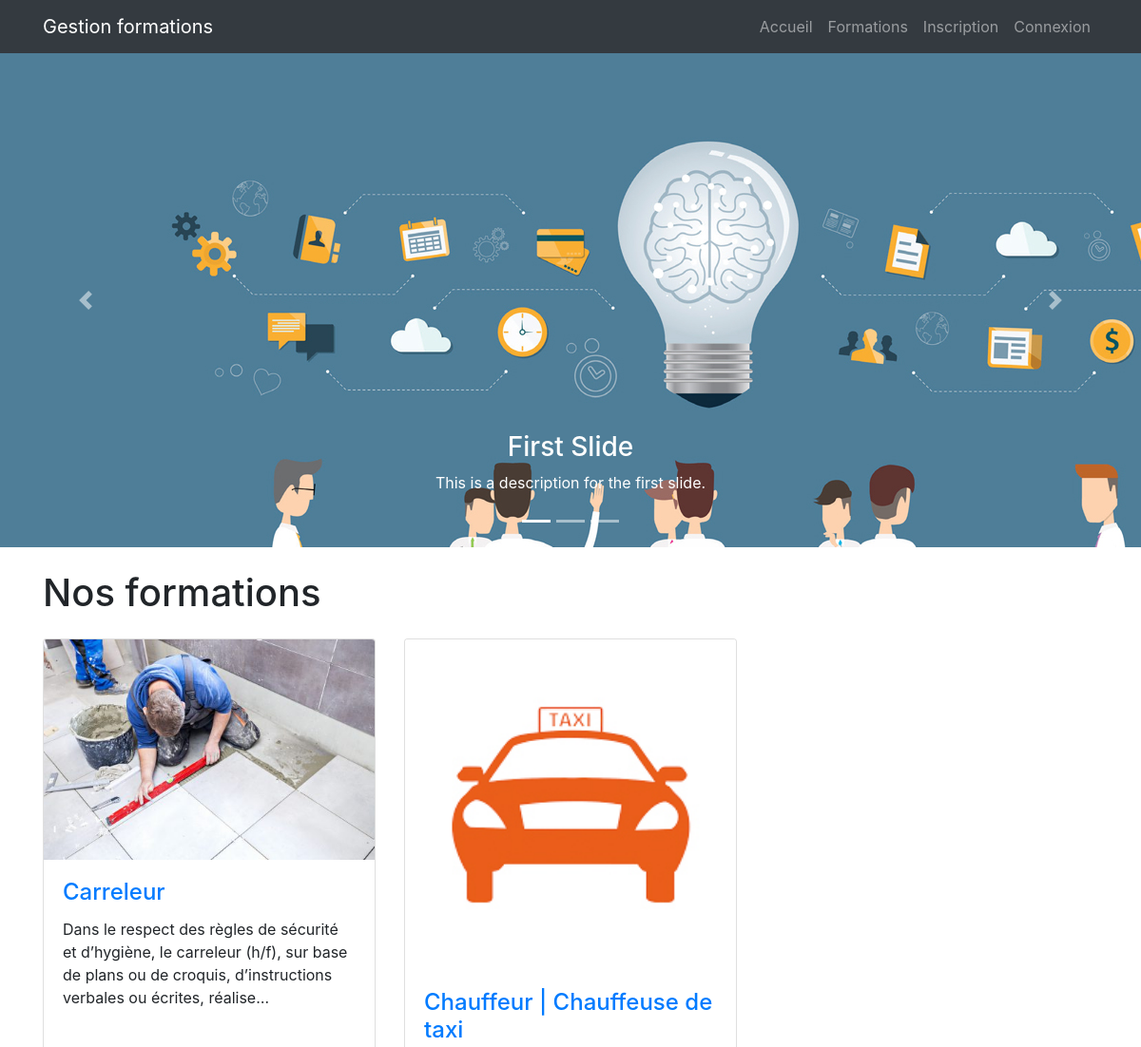
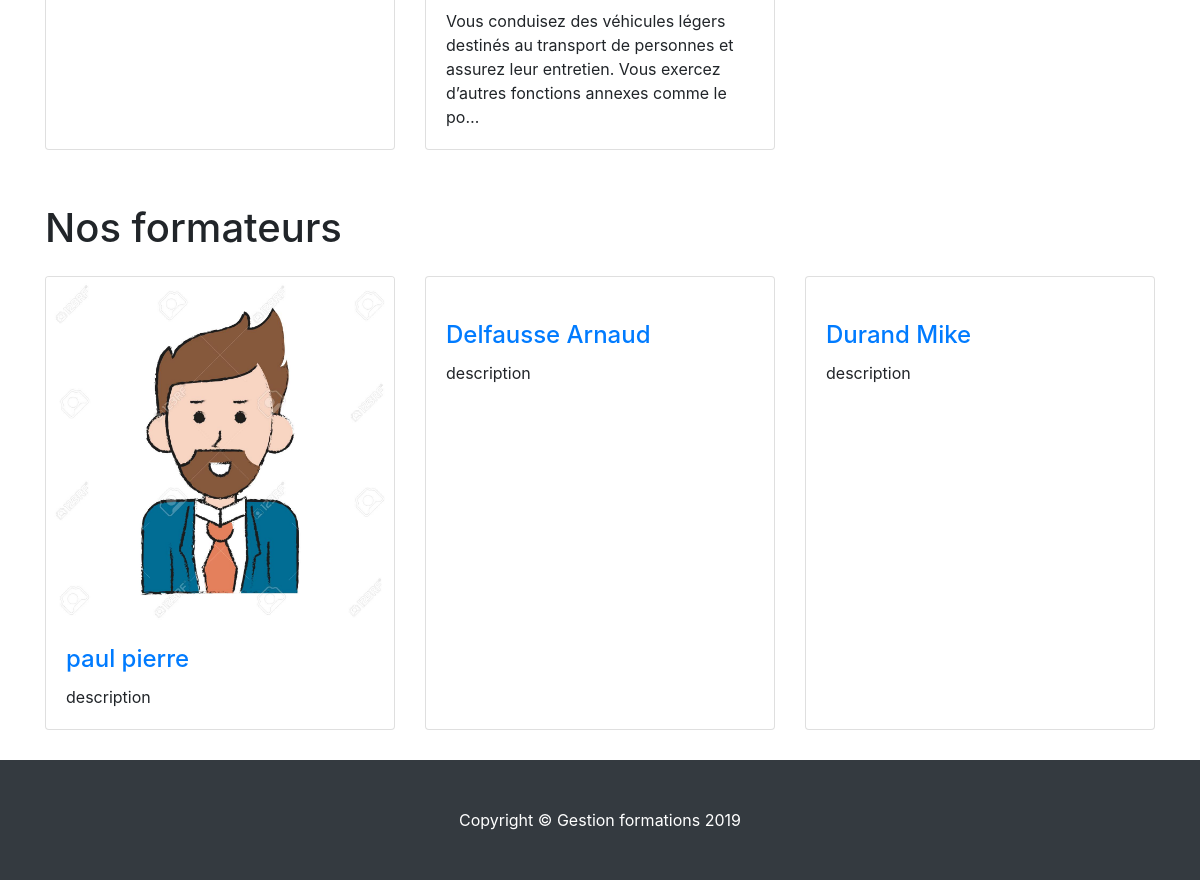
The page / on the database its author committed (2 pictures, top to bottom).
### training/models.py (models this page shows, shortened)
class Training(models.Model):
    name=models.CharField(verbose_name='Nom de la formation', max_length=150)
    description=models.TextField(verbose_name='Description')
    price=models.DecimalField(verbose_name='Prix',max_digits=6,decimal_places=2)
    category=models.ForeignKey(Category,on_delete=models.CASCADE, verbose_name='Catégorie')
    number_hours=models.IntegerField(verbose_name='Nombre d''heures')
    image_training = models.ImageField(verbose_name='Image Formation',upload_to='training', blank=True)
    image_thumbnail = ImageSpecField(source='image_training',
                                      processors=[ResizeToFill(700, 400)],
                                      format='JPEG',
                                      options={'quality': 99})
    image_detail_thumbnail = ImageSpecField(source='image_training',
                                     processors=[ResizeToFill(900, 400)],
                                     format='JPEG',
                                     options={'quality': 99})
    class Meta:
        verbose_name='Formation'
        verbose_name_plural = 'Formations'

### account/models.py (models this page shows, shortened)
class Profile(models.Model):
    user=models.OneToOneField(User,on_delete=models.CASCADE)
    street=models.CharField(verbose_name='Rue',max_length=100)
    number=models.IntegerField(verbose_name='Numéro',null=True)
    postal_code=models.IntegerField(verbose_name='Code Postal',null=True)
    locality=models.CharField(verbose_name='Localité',max_length=150)
    phone=PhoneNumberField(verbose_name='Télephone')
    place_of_birth=models.CharField(verbose_name='Lieu de naissance',max_length=150)
    birth_date=models.DateField(verbose_name='Date de naissance',null=True)
    degree=models.CharField(verbose_name='Diplome',max_length=150)
    image_profile=models.ImageField(upload_to='account', blank=True)
    image_thumbnail = ImageSpecField(source='image_profile',
                                     processors=[ResizeToFill(700, 400)],
                                     format='JPEG',
                                     options={'quality': 99})
    image_profile_thumbnail=ImageSpecField(source='image_profile',
                                     processors=[ResizeToFill(180, 180)],
                                     format='JPEG',
                                     options={'quality': 99})
    USER_TYPE_CHOICES = (
        (1, 'Etudiant'),
        (2, 'Formateur'),
        (3, 'Administrateur'),
    )
    user_type = models.PositiveSmallIntegerField(choices=USER_TYPE_CHOICES,default=1, verbose_name='Type')

### home/views.py (the view)
# urls.py: path('',views.home,name='home'),
def home(request):
    trainings=Training.objects.all()
    teachers=Profile.objects.filter(user_type=2)
    return render(request,'home/home.html',{'trainings':trainings, 'teachers':teachers})

### home/templates/home/home.html (shortened to what this page needs)
{% extends 'base.html' %}
{% load static %}
{% block header %}
  <header>
    <div id="carouselExampleIndicators" class="carousel slide" data-ride="carousel">
      <ol class="carousel-indicators">
        <li data-target="#carouselExampleIndicators" data-slide-to="0" class="active"></li>
        <li data-target="#carouselExampleIndicators" data-slide-to="1"></li>
        <li data-target="#carouselExampleIndicators" data-slide-to="2"></li>
      </ol>
      <div class="carousel-inner" role="listbox">
        <div class="carousel-item active">
          <img src="{% static 'img/img_accueil1.jpg' %}">
          <div class="carousel-caption d-none d-md-block">
            <h3>First Slide</h3>
            <p>This is a description for the first slide.</p>
          </div>
        </div>
      </div>
      <a class="carousel-control-prev" href="#carouselExampleIndicators" role="button" data-slide="prev">
        <span class="carousel-control-prev-icon" aria-hidden="true"></span>
      </a>
      <a class="carousel-control-next" href="#carouselExampleIndicators" role="button" data-slide="next">
        <span class="carousel-control-next-icon" aria-hidden="true"></span>
      </a>
    </div>
  </header>
  {% endblock header %}
{% block content %}
 {% block training %}
    <h1 class="my-4">Nos formations</h1>
      <div class="row">
        {% for training in trainings %}
          <div class="col-lg-4 col-sm-6 portfolio-item">
            <div class="card h-100">
              <a href="#"><img class="card-img-top" src="{{ training.image_thumbnail.url }}" alt=""></a>
              <div class="card-body">
                <h4 class="card-title">
                  <a href="#">{{training.name}}</a>
                </h4>
                <p class="card-text">{{training.description | truncatechars:150}}</p>
              </div>
            </div>
          </div>
        {% endfor%}
      </div>
    {% endblock training %}
    {% block teacher %}
    <h1 class="my-4">Nos formateurs</h1>
    <div class="row">
      {% for teacher in teachers %}
         <div class="col-lg-4 col-sm-6 portfolio-item">
            <div class="card h-100">
              <a href="#"><img class="card-img-top" src="{{ teacher.image_thumbnail.url }}" alt=""></a>
              <div class="card-body">
                <h4 class="card-title">
                  <a href="#">{{teacher.user.last_name}} {{teacher.user.first_name}}</a>
                </h4>
                <p class="card-text">description</p>
              </div>
            </div>
          </div>
      {% endfor %}
    </div>
    {% endblock teacher %}
{% endblock content %}

### static/css/index.css (style rules this page uses)
body { padding-top: 56px; }
.carousel-item { height: 65vh; min-height: 300px; background: no-repeat center center scroll; -webkit-background-size: cover; -moz-background-size: cover; -o-background-size: cover; background-size: cover; }
.portfolio-item { margin-bottom: 30px; }

### rows shown on the page
Training: image_thumbnail (picture), name "Carreleur", description "Dans le respect des règles de sécurité et d’hygiène, le carreleur (h/f), sur base de plans ou de croquis, d’instructions verbales ou écrites, réalise…"
Training: image_thumbnail (picture), name "Chauffeur | Chauffeuse de taxi", description "Vous conduisez des véhicules légers destinés au transport de personnes et assurez leur entretien. Vous exercez d’autres fonctions annexes comme le po…"
Profile: image_thumbnail (picture), user.last_name "paul", user.first_name "pierre"
Profile: user.last_name "Delfausse", user.first_name "Arnaud"
Profile: user.last_name "Durand", user.first_name "Mike"
